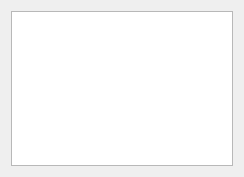
<?xml version="1.0" encoding="UTF-8"?>
<ui version="4.0">
 <class>IDlist</class>
 <widget class="QWidget" name="IDlist">
  <property name="geometry">
   <rect>
    <x>0</x>
    <y>0</y>
    <width>244</width>
    <height>177</height>
   </rect>
  </property>
  <property name="windowTitle">
   <string>Form</string>
  </property>
  <layout class="QGridLayout" name="gridLayout">
   <item row="0" column="0">
    <widget class="QListWidget" name="listWidget">
     <property name="sortingEnabled">
      <bool>true</bool>
     </property>
    </widget>
   </item>
  </layout>
 </widget>
 <resources/>
 <connections/>
 <slots>
  <slot>emitTransform()</slot>
 </slots>
</ui>
